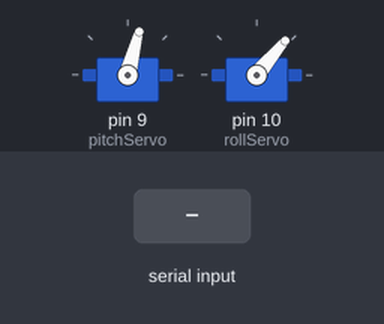
Simulated run of this sketch. Board: Arduino Uno, built with avr-gcc and run on an emulated ATmega328P. Shown: 2 × servo. The inputs (shaded band) are chosen by the test bench.

Above: at 1.2 s.
1.3 s: "P90\n" received over Serial
At 1.7 s:
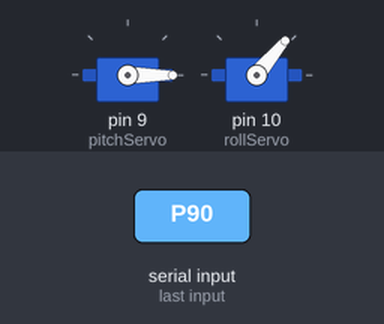
2.8 s: "R90\n" received over Serial
At 4.0 s:
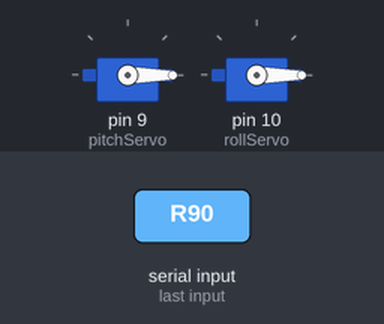
4.3 s: "P,45\n" received over Serial
At 5.2 s:
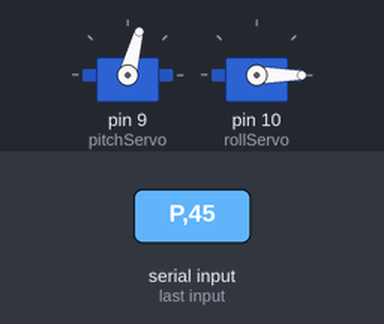
5.8 s: "R,45\n" received over Serial
At 6.4 s:
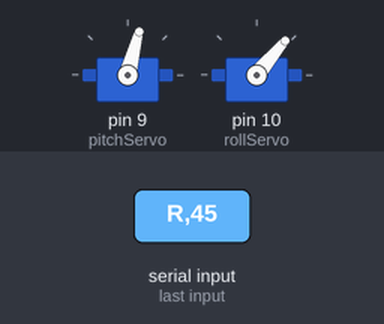
Timing chart, 0 to 8.3 s (numbered marks = the images above; inputs shaded):
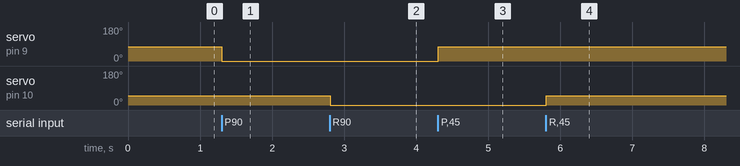

The sketch:

a2code.ino
```cpp
#include <Servo.h>
#define numChars 32   //max number of chars for each line of serial input

Servo pitchServo;
Servo rollServo;

int startY = 75;  //starting pitch position for the servo
int startX = 50;  //starting bank position for the servo

char receivedChars[numChars]; //variables for reading serial
boolean newData = false;

//code for serial input sourced from https://forum.arduino.cc/t/serial-input-basics/278284
void recvWithEndMarker() {  //receive input from serial, which comes from flightgear
  static byte ndx = 0;
  char endMarker = '\n';
  char rc;

  while (Serial.available() > 0 && newData == false) {
    rc = Serial.read(); //read byte from serial

    if (rc != endMarker) {
      receivedChars[ndx] = rc;
      ndx++;
      if (ndx >= numChars) {
        ndx = numChars - 1;
      }
    }
    else {
      receivedChars[ndx] = '\0'; // terminate the string
      ndx = 0;
      newData = true;
      }
    }
}

void showNewData() {  //show and analyze the new data read from serial
  if (newData == true) {
    char valStr[numChars];  //extract value from the serial line: 2 possible formats: P[value], R[value]
    strncpy(valStr, &receivedChars[1], sizeof(receivedChars));
    float valFloat = atof(valStr);
    long valInt = round(valFloat);
    valInt = map(valInt, -100, 100, -110, 110);

    if (receivedChars[0] == 'P') {  //if first char is P, then the value is for pitch
      pitchServo.write(startY - valInt);
    } else if (receivedChars[0] == 'R') { //else if first char is R, then value is for roll
      rollServo.write(startX - valInt);
    }
    newData = false;
  }
}

void setup() {
  Serial.begin(9600);
  pitchServo.attach(9);  // attaches the pitch servo on pin 9
  rollServo.attach(10); // attaches the roll servo on pin 10

  pitchServo.write(startY);
  rollServo.write(startX);
}


void loop() {
  recvWithEndMarker();
  showNewData();
}
```

Measured:
- after the input at 1.3 s, servo on pin 9 (pitchServo): 75° → 0° at once
- after the input at 2.8 s, servo on pin 10 (rollServo): 50° → 0° at once
- after the input at 4.3 s, servo on pin 9 (pitchServo): 0° → 75° at once
- after the input at 5.8 s, servo on pin 10 (rollServo): 0° → 50° at once
